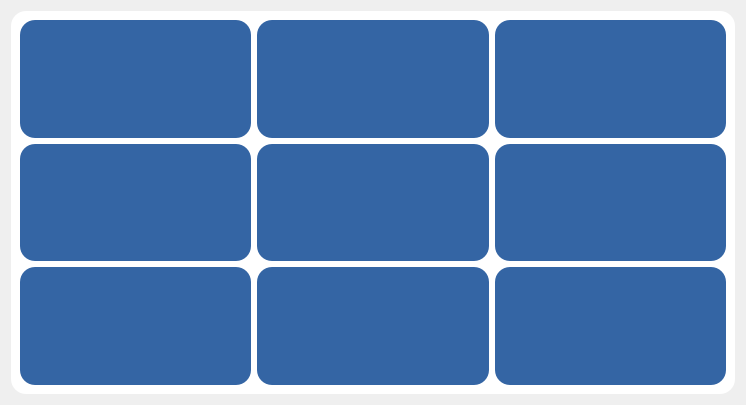
                   <widget class="QWidget" name="scrollAreaWidgetContents_6">
                    <property name="geometry">
                     <rect>
                      <x>0</x>
                      <y>0</y>
                      <width>746</width>
                      <height>405</height>
                     </rect>
                    </property>
                    <layout class="QVBoxLayout" name="verticalLayout_40">
                     <item>
                      <widget class="QFrame" name="frame_40">
                       <property name="styleSheet">
                        <string notr="true">border-radius:15px;
background-color: rgb(255, 255, 255);</string>
                       </property>
                       <property name="frameShape">
                        <enum>QFrame::StyledPanel</enum>
                       </property>
                       <property name="frameShadow">
                        <enum>QFrame::Raised</enum>
                       </property>
                       <layout class="QGridLayout" name="gridLayout_3">
                        <item row="0" column="0">
                         <widget class="QFrame" name="frame_41">
                          <property name="styleSheet">
                           <string notr="true">background-color: rgb(52, 101, 164);</string>
                          </property>
                          <property name="frameShape">
                           <enum>QFrame::StyledPanel</enum>
                          </property>
                          <property name="frameShadow">
                           <enum>QFrame::Raised</enum>
                          </property>
                          <layout class="QVBoxLayout" name="verticalLayout_56">
                           <item>
                            <widget class="QLabel" name="Exercicios_foto1">
                             <property name="text">
                              <string/>
                             </property>
                             <property name="alignment">
                              <set>Qt::AlignCenter</set>
                             </property>
                            </widget>
                           </item>
                           <item>
                            <widget class="QLabel" name="Exercicios_list1">
                             <property name="text">
                              <string/>
                             </property>
                             <property name="alignment">
                              <set>Qt::AlignCenter</set>
                             </property>
                            </widget>
                           </item>
                          </layout>
                         </widget>
                        </item>
                        <item row="0" column="1">
                         <widget class="QFrame" name="frame_42">
                          <property name="styleSheet">
                           <string notr="true">background-color: rgb(52, 101, 164);</string>
                          </property>
                          <property name="frameShape">
                           <enum>QFrame::StyledPanel</enum>
                          </property>
                          <property name="frameShadow">
                           <enum>QFrame::Raised</enum>
                          </property>
                          <layout class="QVBoxLayout" name="verticalLayout_57">
                           <item>
                            <widget class="QLabel" name="Exercicios_foto2">
                             <property name="text">
                              <string/>
                             </property>
                             <property name="alignment">
                              <set>Qt::AlignCenter</set>
                             </property>
                            </widget>
                           </item>
                           <item>
                            <widget class="QLabel" name="Exercicios_list2">
                             <property name="text">
                              <string/>
                             </property>
                             <property name="alignment">
                              <set>Qt::AlignCenter</set>
                             </property>
                            </widget>
                           </item>
                          </layout>
                         </widget>
                        </item>
                        <item row="0" column="2">
                         <widget class="QFrame" name="frame_45">
                          <property name="styleSheet">
                           <string notr="true">background-color: rgb(52, 101, 164);</string>
                          </property>
                          <property name="frameShape">
                           <enum>QFrame::StyledPanel</enum>
                          </property>
                          <property name="frameShadow">
                           <enum>QFrame::Raised</enum>
                          </property>
                          <layout class="QVBoxLayout" name="verticalLayout_58">
                           <item>
                            <widget class="QLabel" name="Exercicios_foto3">
                             <property name="text">
                              <string/>
                             </property>
                             <property name="alignment">
                              <set>Qt::AlignCenter</set>
                             </property>
                            </widget>
                           </item>
                           <item>
                            <widget class="QLabel" name="Exercicios_list3">
                             <property name="text">
                              <string/>
                             </property>
                             <property name="alignment">
                              <set>Qt::AlignCenter</set>
                             </property>
                            </widget>
                           </item>
                          </layout>
                         </widget>
                        </item>
                        <item row="1" column="0">
                         <widget class="QFrame" name="frame_44">
                          <property name="styleSheet">
                           <string notr="true">background-color: rgb(52, 101, 164);</string>
                          </property>
                          <property name="frameShape">
                           <enum>QFrame::StyledPanel</enum>
                          </property>
                          <property name="frameShadow">
                           <enum>QFrame::Raised</enum>
                          </property>
                          <layout class="QVBoxLayout" name="verticalLayout_59">
                           <item>
                            <widget class="QLabel" name="Exercicios_foto4">
                             <property name="text">
                              <string/>
                             </property>
                             <property name="alignment">
                              <set>Qt::AlignCenter</set>
                             </property>
                            </widget>
                           </item>
                           <item>
                            <widget class="QLabel" name="Exercicios_list4">
                             <property name="text">
                              <string/>
                             </property>
                             <property name="alignment">
                              <set>Qt::AlignCenter</set>
                             </property>
                            </widget>
                           </item>
                          </layout>
                         </widget>
                        </item>
                        <item row="1" column="1">
                         <widget class="QFrame" name="frame_47">
                          <property name="styleSheet">
                           <string notr="true">background-color: rgb(52, 101, 164);</string>
                          </property>
                          <property name="frameShape">
                           <enum>QFrame::StyledPanel</enum>
                          </property>
                          <property name="frameShadow">
                           <enum>QFrame::Raised</enum>
                          </property>
                          <layout class="QVBoxLayout" name="verticalLayout_60">
                           <item>
                            <widget class="QLabel" name="Exercicios_foto5">
                             <property name="text">
                              <string/>
                             </property>
                             <property name="alignment">
                              <set>Qt::AlignCenter</set>
                             </property>
                            </widget>
                           </item>
                           <item>
                            <widget class="QLabel" name="Exercicios_list5">
                             <property name="text">
                              <string/>
                             </property>
                             <property name="alignment">
                              <set>Qt::AlignCenter</set>
                             </property>
                            </widget>
                           </item>
                          </layout>
                         </widget>
                        </item>
                        <item row="1" column="2">
                         <widget class="QFrame" name="frame_49">
                          <property name="styleSheet">
                           <string notr="true">background-color: rgb(52, 101, 164);</string>
                          </property>
                          <property name="frameShape">
                           <enum>QFrame::StyledPanel</enum>
                          </property>
                          <property name="frameShadow">
                           <enum>QFrame::Raised</enum>
                          </property>
                          <layout class="QVBoxLayout" name="verticalLayout_61">
                           <item>
                            <widget class="QLabel" name="Exercicios_foto6">
                             <property name="text">
                              <string/>
                             </property>
                             <property name="alignment">
                              <set>Qt::AlignCenter</set>
                             </property>
                            </widget>
                           </item>
                           <item>
                            <widget class="QLabel" name="Exercicios_list6">
                             <property name="text">
                              <string/>
                             </property>
                             <property name="alignment">
                              <set>Qt::AlignCenter</set>
                             </property>
                            </widget>
                           </item>
                          </layout>
                         </widget>
                        </item>
                        <item row="2" column="0">
                         <widget class="QFrame" name="frame_43">
                          <property name="styleSheet">
                           <string notr="true">background-color: rgb(52, 101, 164);</string>
                          </property>
                          <property name="frameShape">
                           <enum>QFrame::StyledPanel</enum>
                          </property>
                          <property name="frameShadow">
                           <enum>QFrame::Raised</enum>
                          </property>
                          <layout class="QVBoxLayout" name="verticalLayout_62">
                           <item>
                            <widget class="QLabel" name="Exercicios_foto7">
                             <property name="text">
                              <string/>
                             </property>
                             <property name="alignment">
                              <set>Qt::AlignCenter</set>
                             </property>
                            </widget>
                           </item>
                           <item>
                            <widget class="QLabel" name="Exercicios_list7">
                             <property name="text">
                              <string/>
                             </property>
                             <property name="alignment">
                              <set>Qt::AlignCenter</set>
                             </property>
                            </widget>
                           </item>
                          </layout>
                         </widget>
                        </item>
                        <item row="2" column="1">
                         <widget class="QFrame" name="frame_48">
                          <property name="styleSheet">
                           <string notr="true">background-color: rgb(52, 101, 164);</string>
                          </property>
                          <property name="frameShape">
                           <enum>QFrame::StyledPanel</enum>
                          </property>
                          <property name="frameShadow">
                           <enum>QFrame::Raised</enum>
                          </property>
                          <layout class="QVBoxLayout" name="verticalLayout_63">
                           <item>
                            <widget class="QLabel" name="Exercicios_foto8">
                             <property name="text">
                              <string/>
                             </property>
                             <property name="alignment">
                              <set>Qt::AlignCenter</set>
                             </property>
                            </widget>
                           </item>
                           <item>
                            <widget class="QLabel" name="Exercicios_list8">
                             <property name="text">
                              <string/>
                             </property>
                             <property name="alignment">
                              <set>Qt::AlignCenter</set>
                             </property>
                            </widget>
                           </item>
                          </layout>
                         </widget>
                        </item>
                        <item row="2" column="2">
                         <widget class="QFrame" name="frame_46">
                          <property name="styleSheet">
                           <string notr="true">background-color: rgb(52, 101, 164);</string>
                          </property>
                          <property name="frameShape">
                           <enum>QFrame::StyledPanel</enum>
                          </property>
                          <property name="frameShadow">
                           <enum>QFrame::Raised</enum>
                          </property>
                          <layout class="QVBoxLayout" name="verticalLayout_64">
                           <item>
                            <widget class="QLabel" name="Exercicios_foto9">
                             <property name="text">
                              <string/>
                             </property>
                             <property name="alignment">
                              <set>Qt::AlignCenter</set>
                             </property>
                            </widget>
                           </item>
                           <item>
                            <widget class="QLabel" name="Exercicios_list9">
                             <property name="text">
                              <string/>
                             </property>
                             <property name="alignment">
                              <set>Qt::AlignCenter</set>
                             </property>
                            </widget>
                           </item>
                          </layout>
                         </widget>
                        </item>
                       </layout>
                      </widget>
                     </item>
                    </layout>
                   </widget>
